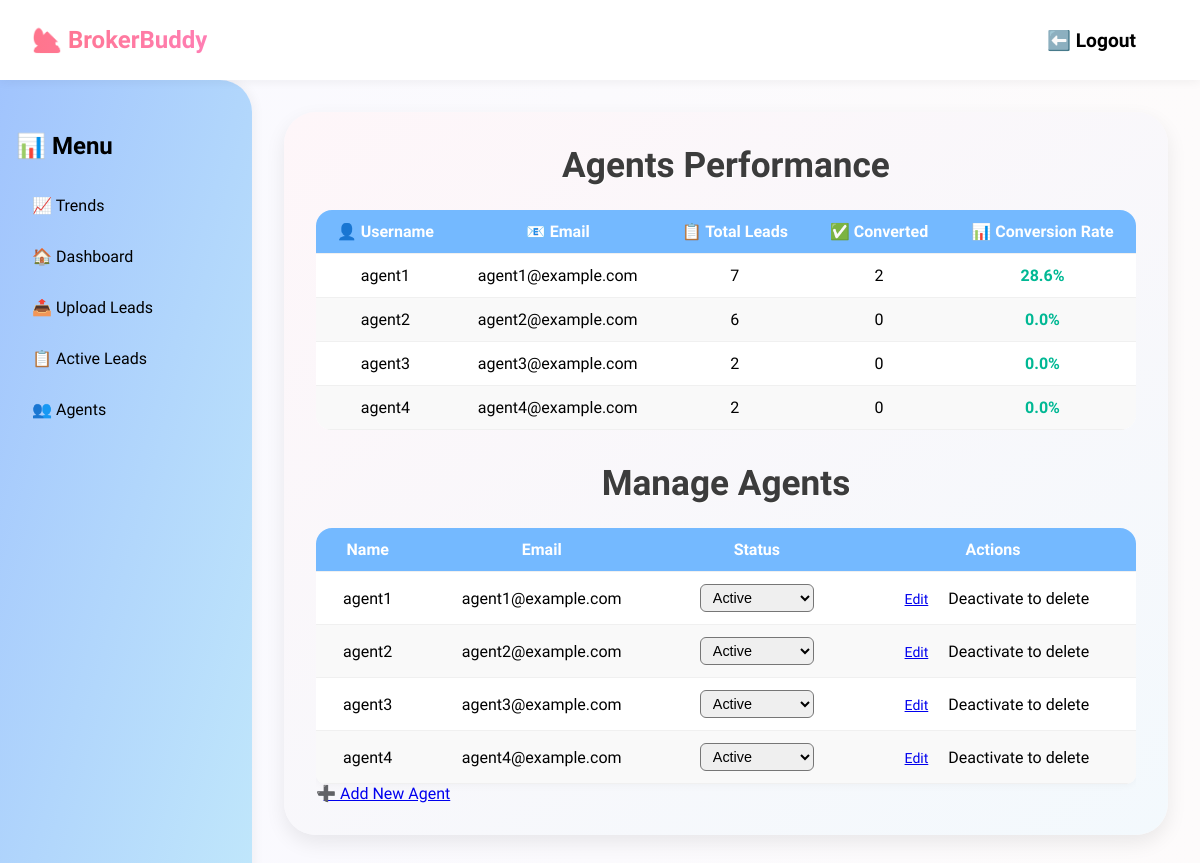
Screenshot of /agents (signed in) with the database file from the repository.
### app/models.py (models this page shows)
class User(Base):
    __tablename__ = "users"
    id = Column(Integer, primary_key=True, index=True)
    username = Column(String, unique=True, index=True)
    password = Column(String)  # plaintext for now (we’ll hash later)
    email = Column(String, unique=True, index=True)
    role = Column(String, default="agent")
    status = Column(String, default="Active")

### app/dashboard/routes.py (the view)
@router.get("/agents", response_class=HTMLResponse)
def view_agents(request: Request, db: Session = Depends(get_db)):
    user = get_current_user(request, db)
    if user.role != "admin":
        return RedirectResponse("/my-leads")
    agents = db.query(User).filter(User.role == "agent").all()
    agent_data = []
    for agent in agents:
        total_leads = db.query(Lead).filter(Lead.assigned_to == agent.id).count()
        converted_leads = db.query(Lead).filter(
            Lead.assigned_to == agent.id,
            Lead.converted == True,
            Lead.property_type != "cold"
        ).count()
        conversion_rate = (
            f"{(converted_leads / total_leads) * 100:.1f}%" if total_leads else "0%"
        )
        agent_data.append({
            "id": agent.id,
            "username": agent.username,
            "email": agent.email,
            "status": agent.status,
            "total_leads": total_leads,
            "converted_leads": converted_leads,
            "conversion_rate": conversion_rate
        })
    return templates.TemplateResponse("admin_agents.html", {
        "request": request,
        "user": user,
        "agents": agent_data
    })

### app/templates/admin_agents.html (shortened to what this page needs)
{% extends "base.html" %}
{% block content %}
<div class="agents-overview-container">
  <h2 class="page-title">Agents Performance</h2>
  <div class="table-wrapper" style="margin-bottom: 2rem;">
    <table class="table styled-table">
      <thead>
        <tr>
          <th>👤 Username</th>
          <th>📧 Email</th>
          <th>📋 Total Leads</th>
          <th>✅ Converted</th>
          <th>📊 Conversion Rate</th>
        </tr>
      </thead>
      <tbody>
        {% for agent in agents %}
        <tr>
          <td>{{ agent.username }}</td>
          <td>{{ agent.email }}</td>
          <td>{{ agent.total_leads }}</td>
          <td>{{ agent.converted_leads }}</td>
          <td class="conversion-rate">{{ agent.conversion_rate }}</td>
        </tr>
        {% endfor %}
      </tbody>
    </table>
  </div>
  <h2 class="page-title">Manage Agents</h2>
  <div class="table-wrapper" >
    <table class="table styled-table">
      <thead>
        <tr>
          <th>Name</th>
          <th>Email</th>
          <th>Status</th>
          <th>Actions</th>
        </tr>
      </thead>
      <tbody>
        {% for agent in agents %}
        <tr>
          <td>{{ agent.username }}</td>
          <td>{{ agent.email }}</td>
          <td>
            <form method="post" action="/admin/agents/update_status" class="inline-form">
              <select name="status" onchange="this.form.submit()" class="form-select-sm">
                <option value="Active" {% if agent.status == 'active' %}selected{% endif %}>Active</option>
              </select>
            </form>
          </td>
          <td>
            <a href="/admin/agents/edit/{{ agent.id }}" class="btn btn-sm btn-primary">Edit</a>
            {% if agent.status == 'deactivated' %}
              <a href="/admin/agents/delete/{{ agent.id }}" class="btn btn-sm btn-danger ml-2">Delete</a>
            {% else %}
              <span class="text-muted ml-2">Deactivate to delete</span>
            {% endif %}
          </td>
        </tr>
        {% endfor %}
      </tbody>
    </table>
    <a href="/admin/agents/new" class="mt-4 inline-block bg-green-500 hover:bg-green-600 text-white px-4 py-2 rounded transition">➕ Add New Agent</a>
  </div>
</div>
{% endblock %}

### app/static/style.css (style rules this page uses)
body { margin: 0; font-family: 'Quicksand', sans-serif; }
.page-title { font-size: 2rem; font-weight: bold; color: #4f46e5; margin-top: 0rem; margin-bottom: 1rem; text-align: center; }
.styled-table { width: 100%; border-collapse: collapse; font-size: 1rem; background-color: #fff; border-radius: 10px; overflow: hidden; box-shadow: 0 0 15px rgba(0, 0, 0, 0.1); }
.styled-table thead { background-color: #e0e7ff; color: #1e3a8a; }
.styled-table th, .styled-table td { padding: 12px 15px; text-align: center; }
.styled-table tbody tr { border-top: 1px solid #ddd; }
.agents-overview-container { background: linear-gradient(145deg, #fef6f9, #f3f9fd); padding: 2rem; border-radius: 2rem; box-shadow: 0 8px 20px rgba(0, 0, 0, 0.08); animation: fadeIn 0.5s ease-in-out; }
.page-title { font-size: 2.2rem; font-weight: bold; margin-bottom: 1.5rem; color: #3c3c3c; text-shadow: 1px 1px 0 #fff; }
.table-wrapper { overflow-x: auto; border-radius: 1rem; }
.conversion-rate { font-weight: bold; color: #00b894; }
html, body { margin: 0; padding: 0; height: 100%; max-height: 100vh; overflow-y: hidden; overflow-x: hidden; }
.styled-table { width: 100%; border-collapse: collapse; border-radius: 10px; overflow: hidden; box-shadow: 0 0 10px rgba(0,0,0,0.05); background-color: #fff; }
.styled-table thead { background-color: #74b9ff; color: white; text-align: center; }
.styled-table th, .styled-table td { padding: 0.75rem 1rem; border-bottom: 1px solid #f0f0f0; }
.styled-table tbody tr:nth-child(even) { background-color: #f9f9f9; }
.form-select-sm { padding: 0.25rem 0.5rem; font-size: 0.9rem; border-radius: 0.375rem; }
.inline-form { display: inline; }
.btn-sm { padding: 0.25rem 0.5rem; font-size: 0.875rem; border-radius: 0.375rem; }
.ml-2 { margin-left: 0.5rem; }

### rows the page displays
User: username "agent1", email "agent1@example.com", total_leads "7", converted_leads "2", conversion_rate "28.6%", status "Active", shows "Deactivate to delete"
User: username "agent2", email "agent2@example.com", total_leads "6", converted_leads "0", conversion_rate "0.0%", status "Active", shows "Deactivate to delete"
User: username "agent3", email "agent3@example.com", total_leads "2", converted_leads "0", conversion_rate "0.0%", status "Deactivate to delete"
User: username "agent4", email "agent4@example.com", total_leads "2", converted_leads "0", conversion_rate "0.0%", status "Active", shows "Deactivate to delete"
